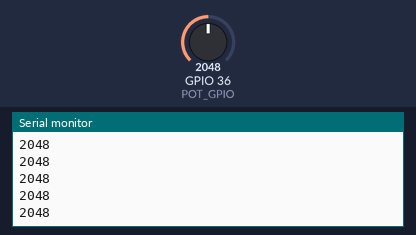
Recording of a sketch running on a simulated ESP32. On the bench: the last lines printed to the serial monitor. The inputs (shaded band) are chosen by the test bench; at power-on: GPIO 36 (POT_GPIO) = 2048.

Above: at 1.2 s.
1.3 s: GPIO 36 (POT_GPIO) set to 2866
At 2.0 s:
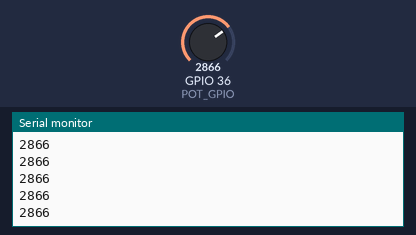
2.8 s: GPIO 36 (POT_GPIO) set to 3603
At 3.6 s:
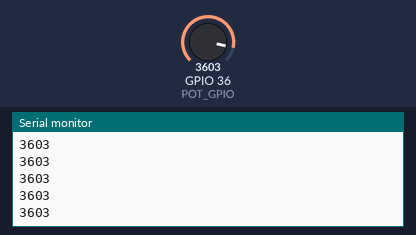
Timing chart, 0 to 5.8 s (numbered marks = the images above; inputs shaded):
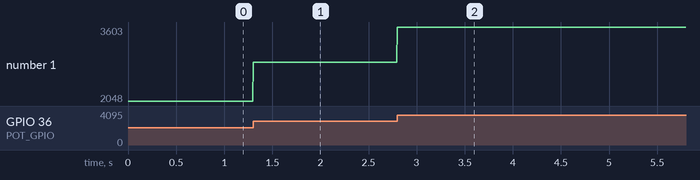

The sketch:

AnalogPotInput.ino
```cpp
const byte POT_GPIO = 36;

void setup() {
  Serial.begin(9600);

}

void loop() {
  Serial.println(analogRead(POT_GPIO));

}
```

Measured:
- after the input at 1.3 s, the serial monitor: prints a new line at once (image 1)
- after the input at 2.8 s, the serial monitor: prints a new line at once (image 2)
- plotted number 1: 2048 → 2866 after the input at 1.3 s, 2866 → 3603 after the input at 2.8 s
